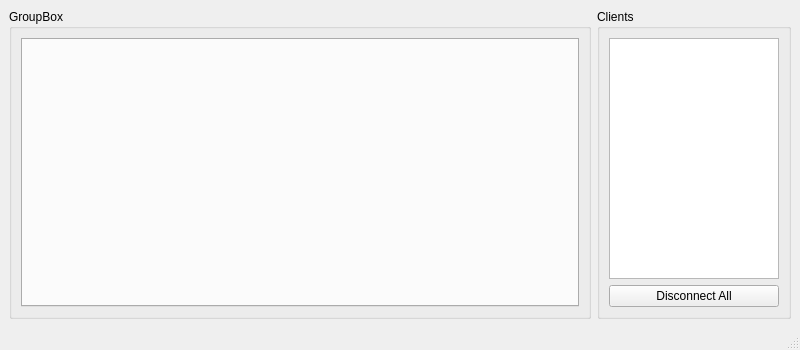
<?xml version="1.0" encoding="UTF-8"?>
<ui version="4.0">
 <class>ServerWindow</class>
 <widget class="QMainWindow" name="ServerWindow">
  <property name="geometry">
   <rect>
    <x>0</x>
    <y>0</y>
    <width>800</width>
    <height>350</height>
   </rect>
  </property>
  <property name="windowTitle">
   <string>Server</string>
  </property>
  <widget class="QWidget" name="centralwidget">
   <layout class="QHBoxLayout" name="horizontalLayout" stretch="3,1">
    <property name="bottomMargin">
     <number>9</number>
    </property>
    <item>
     <widget class="QGroupBox" name="grpChats">
      <property name="title">
       <string>GroupBox</string>
      </property>
      <layout class="QVBoxLayout" name="verticalLayout">
       <item>
        <widget class="QTabWidget" name="tabChats"/>
       </item>
      </layout>
     </widget>
    </item>
    <item>
     <widget class="QGroupBox" name="grpClients">
      <property name="title">
       <string>Clients</string>
      </property>
      <layout class="QVBoxLayout" name="verticalLayout_2">
       <item>
        <widget class="QListWidget" name="listClients"/>
       </item>
       <item>
        <widget class="QPushButton" name="btnDisconnectAll">
         <property name="text">
          <string>Disconnect All</string>
         </property>
        </widget>
       </item>
      </layout>
     </widget>
    </item>
   </layout>
  </widget>
  <widget class="QMenuBar" name="menubar">
   <property name="geometry">
    <rect>
     <x>0</x>
     <y>0</y>
     <width>800</width>
     <height>21</height>
    </rect>
   </property>
  </widget>
  <widget class="QStatusBar" name="statusbar"/>
 </widget>
 <resources/>
 <connections/>
</ui>
